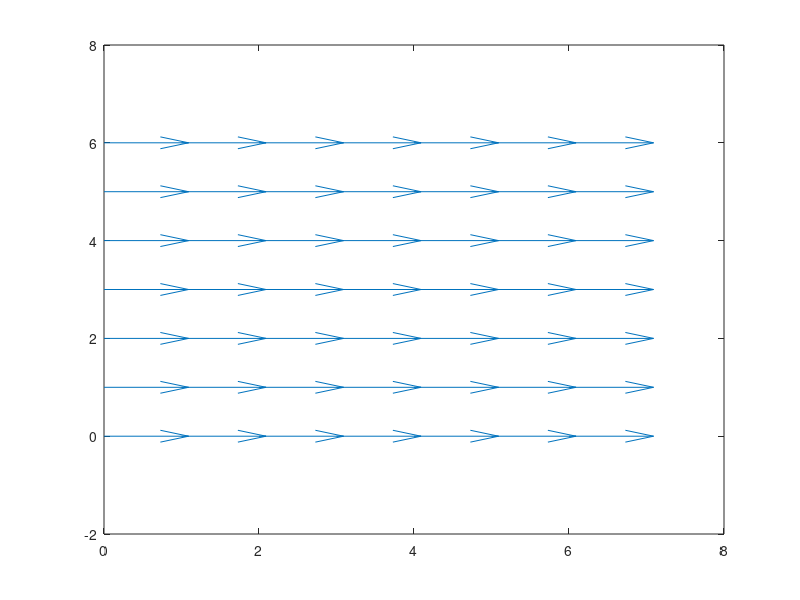

Write MATLAB code to recreate this figure.
epsilon = 8.85e-12;
sigma = 1e-9;
longitud = 6;

[x,y] = meshgrid(0:longitud,0:longitud);

a = ones(7)
b = ones(7)

campo = sigma/epsilon;
u = campo*a;
v = 0*b;



quiver(x,y,u,v)